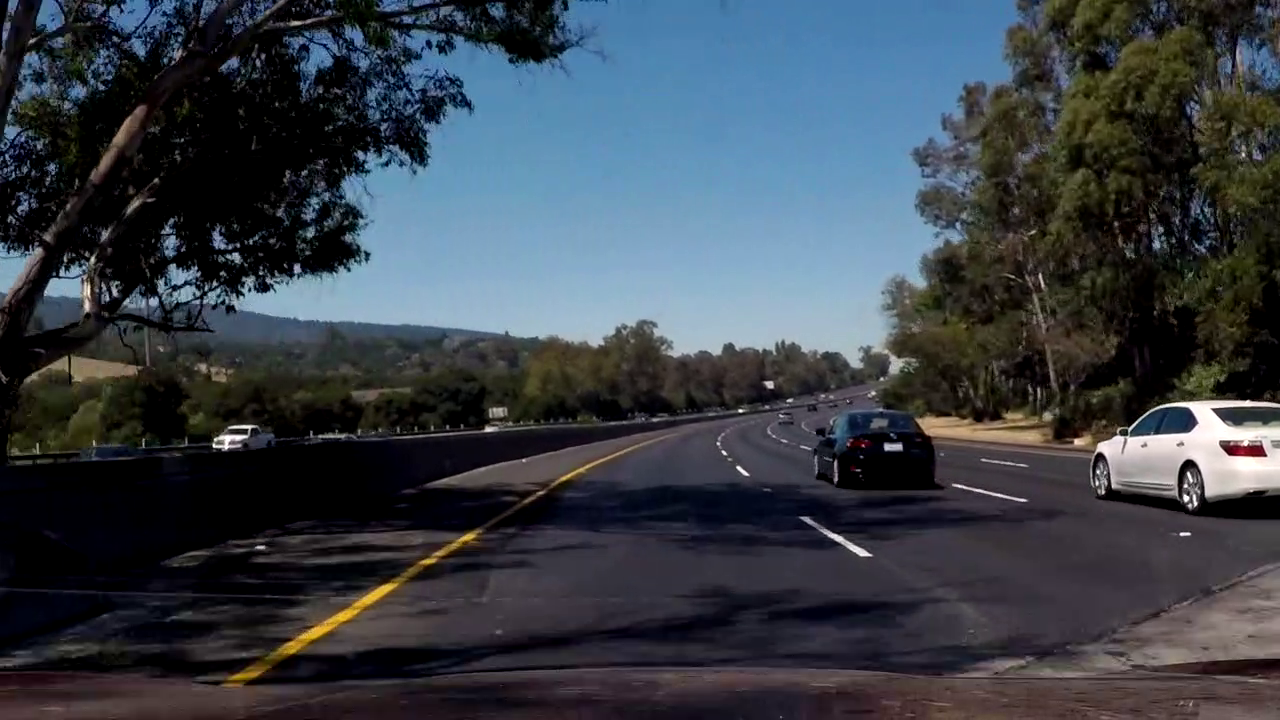
#> input picture test_images/new/1040.jpg, 1280 x 720 px; the run also reads 1 picture not shown here
$ jupyter execute --allow-errors Advanced-Lane-Lines.ipynb   (shell and % lines are left out)   (older library calls are emulated)   (text cells are left out)
#> lines starting #> are read from the running program, lines starting #| are printed output that depends on the picture; after the words box and inside, x2 and y2 are one past the last pixel; in counts of white or black regions, pixels touching at a corner belong together; pictures that were not available may be replaced by others from this repository, and a replacement may not be noted
[cell 1]
import numpy as np
import cv2
import glob
import matplotlib.pyplot as plt
#%matplotlib qt
# Visualizations will be shown in the notebook.
import matplotlib.image as mpimg

# prepare object points, like (0,0,0), (1,0,0), (2,0,0) ....,(6,5,0)
objp = np.zeros((6*9,3), np.float32)
objp[:,:2] = np.mgrid[0:9,0:6].T.reshape(-1,2)

# Arrays to store object points and image points from all the images.
objpoints = [] # 3d points in real world space
imgpoints = [] # 2d points in image plane.

# Make a list of calibration images
images = glob.glob('camera_cal/calibration*.jpg')

# Step through the list and search for chessboard corners
for fname in images:
    img = mpimg.imread(fname)
    gray = cv2.cvtColor(img,cv2.COLOR_RGB2GRAY)

    # Find the chessboard corners
    ret, corners = cv2.findChessboardCorners(gray, (9,6),None)

    # If found, add object points, image points
    if ret == True:
        objpoints.append(objp)
        imgpoints.append(corners)

        # Draw and display the corners
        img = cv2.drawChessboardCorners(img, (9,6), corners, ret)
        cv2.imwrite('output_images/drawChessboardCorners/' + fname.split('/')[-1], img)

# Camera Calibration
#> (the rest of this cell did not finish here and is left out)

[cell 2]
def cal_undistort(img):
    undist = cv2.undistort(img, mtx, dist, None, mtx)
    return undist

#> (a cell that did not finish here is left out)

[cell 4]
def abs_sobel_thresh(image, orient='x', sobel_kernel=3, thresh=(0, 255)):

    sobel = None
    # 1) Convert to grayscale
    gray = cv2.cvtColor(image, cv2.COLOR_RGB2GRAY)
    # 2) Take the derivative in x or y given orient = 'x' or 'y'
    if orient == 'x':
        sobel = cv2.Sobel(gray, cv2.CV_64F, 1, 0, ksize=sobel_kernel)
    elif orient == 'y':
        sobel = cv2.Sobel(gray, cv2.CV_64F, 0, 1, ksize=sobel_kernel)
    # 3) Take the absolute value of the derivative or gradient
    abs_sobel = np.absolute(sobel)
    # 4) Scale to 8-bit (0 - 255) then convert to type = np.uint8
    scaled_sobel = np.uint8(255*abs_sobel/np.max(abs_sobel))
    # 5) Create a mask of 1's where the scaled gradient magnitude
            # is > thresh_min and < thresh_max
    grad_binary = np.zeros_like(scaled_sobel)
    grad_binary[(scaled_sobel >= thresh[0]) & (scaled_sobel <= thresh[1])] = 1
    # 6) Return this mask as your binary_output image

    return grad_binary

def mag_threshold(image, sobel_kernel=3, thresh=(0, 255)):

    # 1) Convert to grayscale
    gray = cv2.cvtColor(image, cv2.COLOR_RGB2GRAY)
    # 2) Take the gradient in x and y separately
    sobelx = cv2.Sobel(gray, cv2.CV_64F, 1, 0, ksize=sobel_kernel)
    sobely = cv2.Sobel(gray, cv2.CV_64F, 0, 1, ksize=sobel_kernel)
    # 3) Calculate the magnitude
    magnitude = np.sqrt(np.square(sobelx) + np.square(sobely))
    # 4) Scale to 8-bit (0 - 255) and convert to type = np.uint8
    scaled_sobel = np.uint8(255*magnitude/np.max(magnitude))
    # 5) Create a binary mask where mag thresholds are met
    mag_binary = np.zeros_like(scaled_sobel)
    mag_binary[(scaled_sobel >= thresh[0]) & (scaled_sobel <= thresh[1])] = 1
    # 6) Return this mask as your binary_output image

    return mag_binary

def dir_threshold(image, sobel_kernel=3, thresh=(0, np.pi/2)):

    # 1) Convert to grayscale
    gray = cv2.cvtColor(image, cv2.COLOR_RGB2GRAY)
    # 2) Take the gradient in x and y separately
    sobelx = cv2.Sobel(gray, cv2.CV_64F, 1, 0, ksize=sobel_kernel)
    sobely = cv2.Sobel(gray, cv2.CV_64F, 0, 1, ksize=sobel_kernel)
    # 3) Take the absolute value of the x and y gradients
    abs_sobelx = np.absolute(sobelx)
    abs_sobely = np.absolute(sobely)
    # 4) Use np.arctan2(abs_sobely, abs_sobelx) to calculate the direction of the gradient
    direction = np.arctan2(abs_sobely, abs_sobelx)
    # 5) Create a binary mask where direction thresholds are met
    dir_binary = np.zeros_like(direction)
    dir_binary[(direction >= thresh[0]) & (direction <= thresh[1])] = 1
    # 6) Return this mask as your binary_output image

    return dir_binary

#> (a cell that did not finish here is left out)

[cell 6]
def hls_select(img, thresh=(0, 255)):
    # 1) Convert to HLS color space
    hls = cv2.cvtColor(img, cv2.COLOR_RGB2HLS)
    l = hls[:,:,1]
    s = hls[:,:,2]
    # 2) Apply a threshold to the S channel
    l_sum_light = sum(map(sum, l[int(l.shape[0]/2):,:]))
    s_sum_light = sum(map(sum, s[int(s.shape[0]/2):,:]))
    binary_output = np.zeros_like(s)
    if (l_sum_light >= s_sum_light):
        binary_output[(s >= thresh[0]) & (s <= thresh[1])] = 1
    else:
        binary_output[(l >= thresh[0]) & (l <= thresh[1])] = 1
    # 3) Return a binary image of threshold result
    return binary_output

[cell 7]
# Test HLS select
image = mpimg.imread('test_images/new/1040.jpg')
#> image is the input picture: shape (720, 1280, 3) float32; mean R, G, B 0.224, 0.251, 0.283
hls_image = hls_select(image, thresh=(100, 255))
#> in hls_select, `l_sum_light = sum(map(sum, l[int(l.shape[0]/2):,:]))`: l_sum_light = 82335.3
#> in hls_select, `s_sum_light = sum(map(sum, s[int(s.shape[0]/2):,:]))`: s_sum_light = 118058.2

# Plot in notebook
f, (ax1, ax2) = plt.subplots(1, 2, figsize=(20, 10))
f.tight_layout()
ax1.imshow(image)
ax1.set_title('Original Image', fontsize=20)
ax2.imshow(hls_image, cmap='gray')
ax2.set_title('Threshold - LS channel (HLS)', fontsize=20)
plt.subplots_adjust(left=0.1, right=0.9, top=0.9, bottom=0.)


image = mpimg.imread('test_images/new/1031.jpg')
hls_image = hls_select(image, thresh=(100, 255))

# Plot in notebook
f, (ax1, ax2) = plt.subplots(1, 2, figsize=(20, 10))
f.tight_layout()
ax1.imshow(image)
ax1.set_title('Original Image', fontsize=20)
ax2.imshow(hls_image, cmap='gray')
ax2.set_title('Threshold - LS channel (HLS)', fontsize=20)
plt.subplots_adjust(left=0.1, right=0.9, top=0.9, bottom=0.)

# Save to local disk
plt.savefig('output_images/thresholds_s_channel.png')

[cell 8]
def pipeline_threshold(img, kernel_size=15, gradxy_thresh=(50, 100), mag_thresh=(50, 100), dir_thresh=(0.7, 1.3), s_thresh=(100, 255)):
    img = np.copy(img)

    # Threshold x gradient
    gradx = abs_sobel_thresh(img, 'x', sobel_kernel=kernel_size, thresh=gradxy_thresh)

    # Threshold y gradient
    grady = abs_sobel_thresh(img, 'y', sobel_kernel=kernel_size, thresh=gradxy_thresh)

    # Magnitude
    mag_binary = mag_threshold(img, sobel_kernel=kernel_size, thresh=mag_thresh)

    # Direction
    dir_binary = dir_threshold(image, sobel_kernel=kernel_size, thresh=dir_thresh)
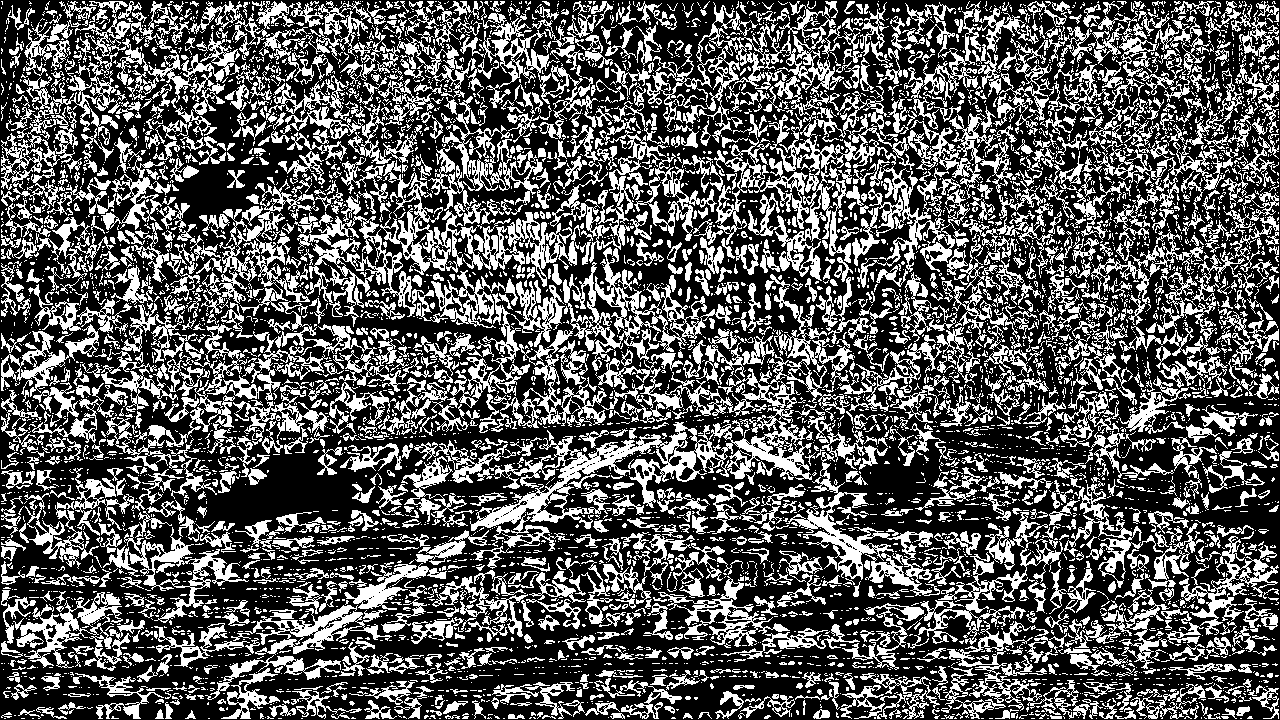
#> dir_binary: shape (720, 1280) float64; values 0 (black) and 1 (white), 35.4% white; 6223 white regions (4652 under 20 px), largest, box (x1, y1, x2, y2) and area: (470, 274, 855, 551) 15526, (380, 160, 581, 287) 5449, (769, 76, 898, 263) 5086

    # Threshold gray combine
    gray_combined = np.zeros_like(dir_binary)
    #gray_combined[((gradx == 1) & (grady == 1)) | ((mag_binary == 1) & (dir_binary == 1))] = 1
    gray_combined[(gradx == 1) & (mag_binary == 1) & (dir_binary == 1)] = 1

    # Threshold color channel
    ls_binary = hls_select(img, thresh=s_thresh)

    # Stack each channel
    # Note color_binary[:, :, 0] is all 0s, effectively an all black image. It might
    # be beneficial to replace this channel with something else.
    color_binary = np.dstack((np.zeros_like(ls_binary), ls_binary, gray_combined))

    # Threshold combine
    combined = np.zeros_like(dir_binary)
    combined[((ls_binary == 1) | (gray_combined == 1))] = 1

    return color_binary, combined

[cell 9]
# Test Pipeline Threshold
image = mpimg.imread('test_images/new/1040.jpg')
color_result, gray_result = pipeline_threshold(image)

# Plot in notebook
f, (ax1, ax2, ax3) = plt.subplots(1, 3, figsize=(15, 5))
f.tight_layout()
ax1.imshow(image)
ax1.set_title('Original Image', fontsize=20)

ax2.imshow(color_result)
ax2.set_title('Pipeline Result Color', fontsize=20)

ax3.imshow(gray_result, cmap='gray')
ax3.set_title('Pipeline Result Gray Scale', fontsize=20)

plt.subplots_adjust(left=0.1, right=0.9, top=0.9, bottom=0.)

# Save to local disk
plt.savefig('output_images/pipeline_threshold.png')

image = mpimg.imread('test_images/new/1031.jpg')
color_result, gray_result = pipeline_threshold(image)

# Plot in notebook
f, (ax1, ax2, ax3) = plt.subplots(1, 3, figsize=(15, 5))
f.tight_layout()
ax1.imshow(image)
ax1.set_title('Original Image', fontsize=20)

ax2.imshow(color_result)
ax2.set_title('Pipeline Result Color', fontsize=20)

ax3.imshow(gray_result, cmap='gray')
ax3.set_title('Pipeline Result Gray Scale', fontsize=20)

plt.subplots_adjust(left=0.1, right=0.9, top=0.9, bottom=0.)

[cell 10]
# [15 lines left out: function get_points, not called in this run]

def warped_process(img):
    img_size = (img.shape[1], img.shape[0])

    # 1) Undistort
    img = cal_undistort(img)
    # 2) Get source points and dest. points
    src, dst = get_points(img)
    # 3) use cv2.getPerspectiveTransform() to get M, the transform matrix
    M = cv2.getPerspectiveTransform(src, dst)
    Minv = cv2.getPerspectiveTransform(dst, src)
    # 4) use cv2.warpPerspective() to warp your image to a top-down view
    warped = cv2.warpPerspective(img, M, img_size, flags=cv2.INTER_LINEAR)

    return warped, M, Minv

[cell 11]
# Test Perspective Transform
images = glob.glob('test_images/*.jpg')
input_images = []
output_images = []
for image_name in images:
    image = mpimg.imread(image_name)
    top_down, M, Minv = warped_process(image)

    # Draw source points and dest. points in to images
    src, dst = get_points(image)

    pts_src = np.array(src, np.int32)
    cv2.polylines(image, [pts_src], True, (0,255,0), 4)

    pts_dst = np.array(dst, np.int32)
    cv2.polylines(top_down, [pts_dst], True, (0,255,0), 4)

    input_images.append(image)
    output_images.append(top_down)

# Plot in notebook
num_of_output = len(output_images)
for i in range(num_of_output):
    f, (ax1, ax2) = plt.subplots(1, 2, figsize=(10, 5))
    f.tight_layout()

    ax1.imshow(input_images[i])
    ax1.set_title('Original Image', fontsize=20)
    ax2.imshow(output_images[i])
    ax2.set_title('Perspective Transform', fontsize=20)

    plt.subplots_adjust(left=0.1, right=0.9, top=0.9, bottom=0.)

# Save to local disk
plt.savefig('output_images/perspective_transform.png')

[cell 12]
# Draw window areas
def window_mask(width, height, img_ref, center, level):
    img_ref_height = img_ref.shape[0]
    img_ref_width = img_ref.shape[1]
    output = np.zeros_like(img_ref)
    output[int(img_ref_height-(level+1)*height) : int(img_ref_height-level*height),
           max(0, int(center-width/2)) : min(int(center+width/2), img_ref_width)] = 1
    return output

[cell 13]
# Test window mask
image = cv2.imread('output_images/test_warped_example.jpg', cv2.IMREAD_GRAYSCALE)
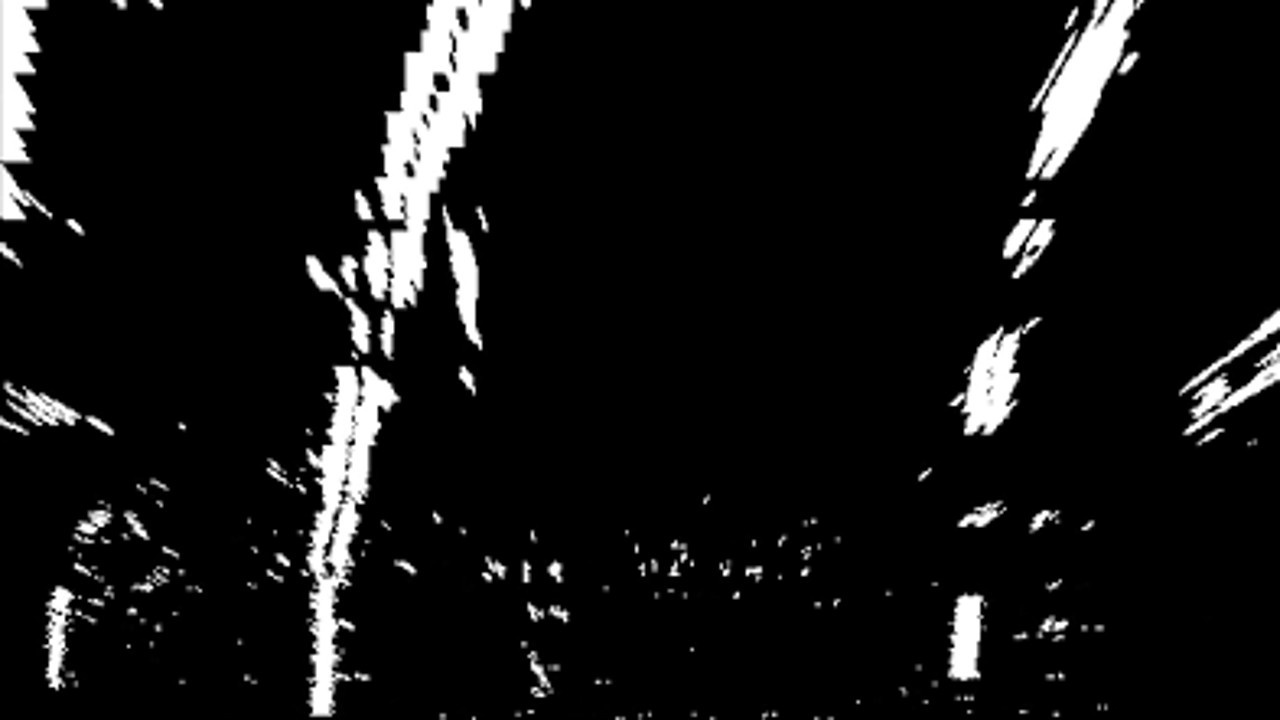
#> input picture output_images/test_warped_example.jpg, 1280 x 720 px
#> image is the input picture: shape (720, 1280); min 0, max 255, mean 19.7
mask = window_mask(50, 72, image, 200.0, 1)
plt.figure()
plt.imshow(mask)

[cell 14]
# Find all window centroids
# [118 lines left out: function find_window_centroids, not called in this run]

[cell 15]
# Draw all window centroids
# [63 lines left out: function draw_window_results, not called in this run]

[cell 16]
# Test Sliding Window Search
window_centroids_pre = [] # init

image = mpimg.imread('test_images/new/1040.jpg')
color_image, thresh_image = pipeline_threshold(image)
#> (the rest of this cell did not finish here and is left out)

warped_image = np.uint8(255*warped_image) # un-scaled

window_width = 80
window_height = int(image.shape[0]/40) # Break image into 9 vertical layers since image height is 720
margin = 20 # How much to slide left and right for searching
window_centroids = find_window_centroids(warped_image, window_centroids_pre, window_width, window_height, margin)
window_centroids_pre = window_centroids # backup
output = draw_window_results(warped_image, window_centroids, window_width, window_height)

# Display the final results
plt.figure()
plt.imshow(output)
plt.title('window fitting results')

# Save to local disk
plt.savefig('output_images/window_fitting.png')

[cell 17]
# [7 lines left out: function measuring_curvature, not called in this run]

#> (a cell that did not finish here is left out)

#> (a cell that did not finish here is left out)

#> (a cell that did not finish here is left out)

[cell 21]
# [21 lines left out: function drawing_lane, not called in this run]

[cell 22]
window_centroids_pre = [] # init
#> window_centroids_pre = []
debug_mode = True
def process_image(image):
    global window_centroids_pre

    # Step 1
    color_image, thresh_image = pipeline_threshold(image)

    # Step 2
    warped_image, M, Minv = warped_process(thresh_image)
    warped_image = np.uint8(255*warped_image) # un-scaled

    # Step 3
    window_width = 60
    window_height = int(image.shape[0]/40) # Break image into 9 vertical layers since image height is 720
    margin = 20 # How much to slide left and right for searching
    window_centroids = find_window_centroids(warped_image, window_centroids_pre, window_width, window_height, margin)
    window_centroids_pre = window_centroids # backup
    draw_window = draw_window_results(warped_image, window_centroids, window_width, window_height)

    # Step 4
    lines_fit = np.asarray(window_centroids).T
    leftx = lines_fit[0]
    rightx = lines_fit[1]
    ploty = lines_fit[2]
    y_eval = np.max(ploty)
    left_curverad = measuring_curvature(leftx, ploty, y_eval)
    right_curverad = measuring_curvature(rightx, ploty, y_eval)

    # Step 5
    left_fit = np.polyfit(ploty, leftx, 2) # f(y)=Ay**2 + By + C
    left_fitx = left_fit[0]*ploty**2 + left_fit[1]*ploty + left_fit[2]
    right_fit = np.polyfit(ploty, rightx, 2) # f(y)=Ay**2 + By + C
    right_fitx = right_fit[0]*ploty**2 + right_fit[1]*ploty + right_fit[2]

    result = drawing_lane(image, warped_image, Minv, left_fitx, right_fitx, ploty)

    staus_text1 = 'Curverad Left: ' + str(left_curverad) + 'm'
    staus_text2 = 'Curverad Right: ' + str(right_curverad) + 'm'
    cv2.putText(result, staus_text1, (100,100), cv2.FONT_HERSHEY_SIMPLEX, 2, 255, 2)
    cv2.putText(result, staus_text2, (100,200), cv2.FONT_HERSHEY_SIMPLEX, 2, 255, 2)

    if debug_mode:
        return thresh_image, draw_window, result
    else:
        return result

[cell 23]
debug_mode = False
#> (the rest of this cell did not finish here and is left out)

[cell 24]
# Make a list of calibration images
images = glob.glob('test_images/new/*.jpg')
#> images = ['test_images/new/1031.jpg', 'test_images/new/1040.jpg', 'test_images/new/1041.jpg']

[cell 25]
#Test
debug_mode = True
input_images = []
output_images = []
#> (the rest of this cell did not finish here and is left out)


# Plot in notebook
num_of_output = len(output_images)
for i in range(num_of_output):
    f, (ax1, ax2, ax3, ax4) = plt.subplots(1, 4, figsize=(40, 10))
    f.tight_layout()

    ax1.imshow(input_images[i])
    ax1.set_title('%s' %images[i].split('\\')[-1].split('/')[-1], fontsize=20)
    ax2.imshow(output_images[i][0], cmap='gray')
    ax2.set_title('Threshold', fontsize=20)
    ax3.imshow(output_images[i][1], cmap='gray')
    ax3.set_title('Warped - Draw window', fontsize=20)
    ax4.imshow(output_images[i][2])
    ax4.set_title('Lane Detection', fontsize=20)

    plt.subplots_adjust(left=0.1, right=0.9, top=0.9, bottom=0.)

[cell 26]
from moviepy.editor import VideoFileClip
from IPython.display import HTML

output_path = 'output_videos/'

[cell 27]
video_name = 'project_video.mp4'
cap = cv2.VideoCapture(video_name)
while(cap.isOpened()):
    ret, frame = cap.read()
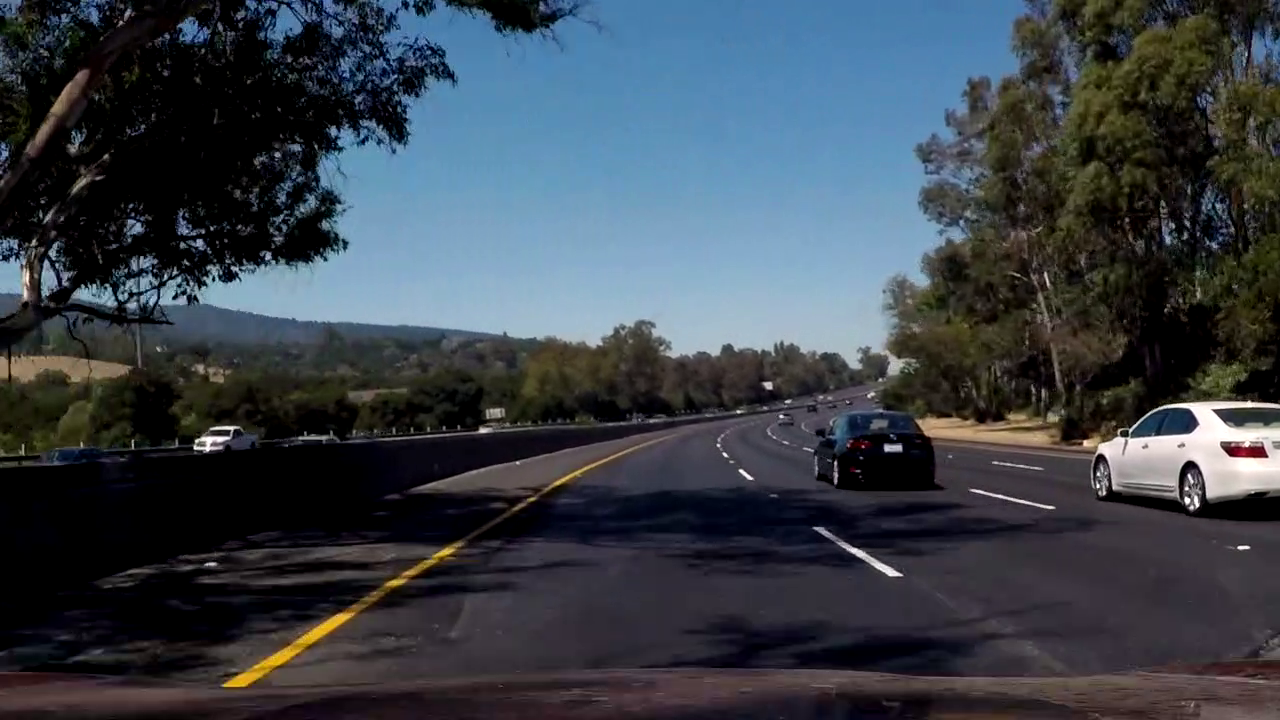
#> input picture test_images/new/1041.jpg, 1280 x 720 px, given in place of project_video.mp4, which was not available
    if ret == False:
        continue
    cv2.imshow('Video', frame)
    k = cv2.waitKey(33)
#> (key Esc is pressed here)
    if k==27:    # Esc key to stop
        break
cap.release()
cv2.destroyAllWindows()

[cell 28]
debug_mode = True
video_name = 'project_video.mp4'
cap = cv2.VideoCapture(video_name)
i = 0
#> (the rest of this cell did not finish here and is left out)
